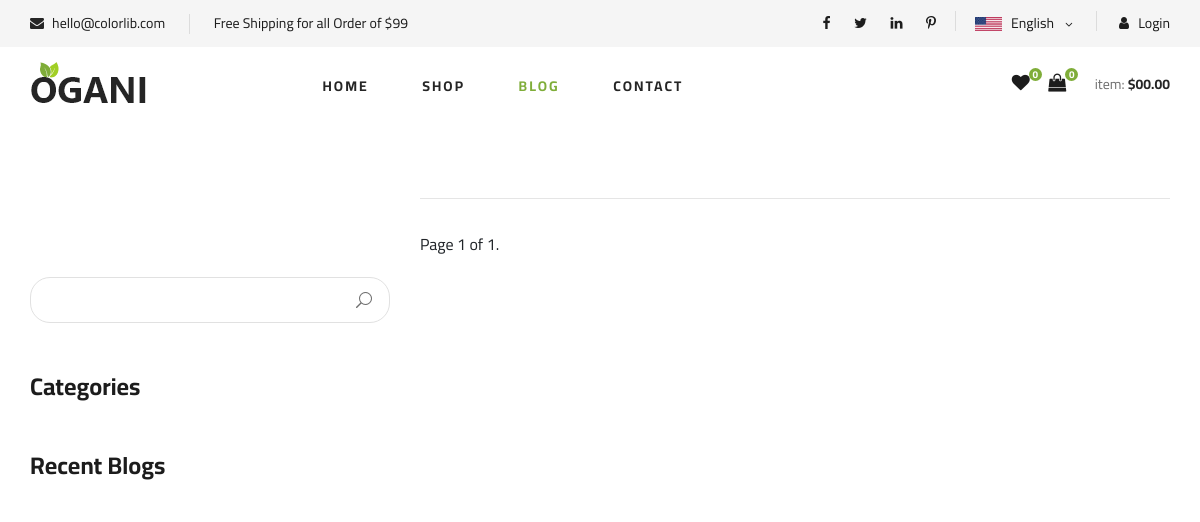
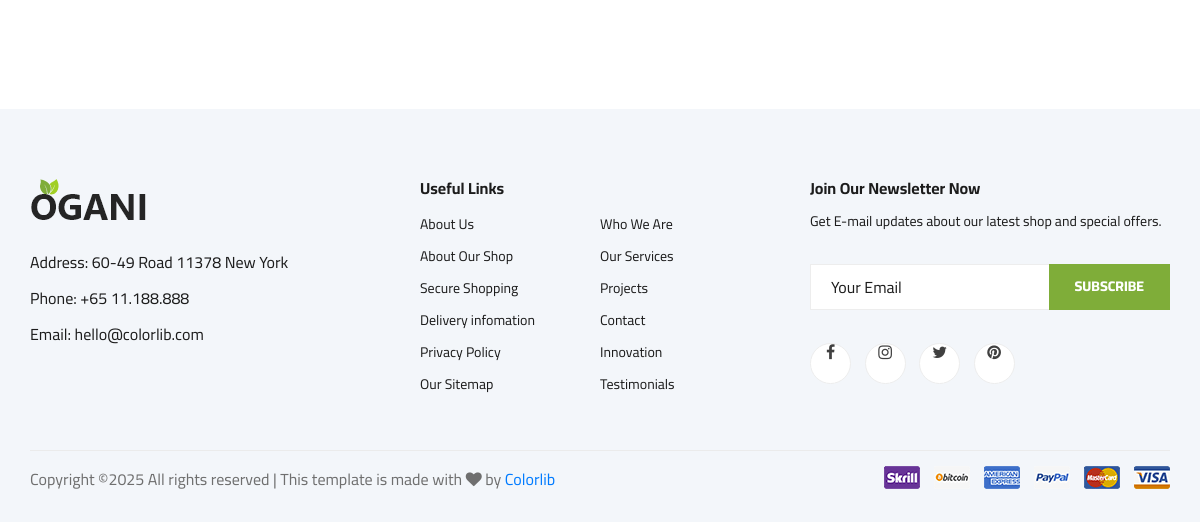
The page /blog/ on the database as committed earlier (2 pictures, top to bottom).
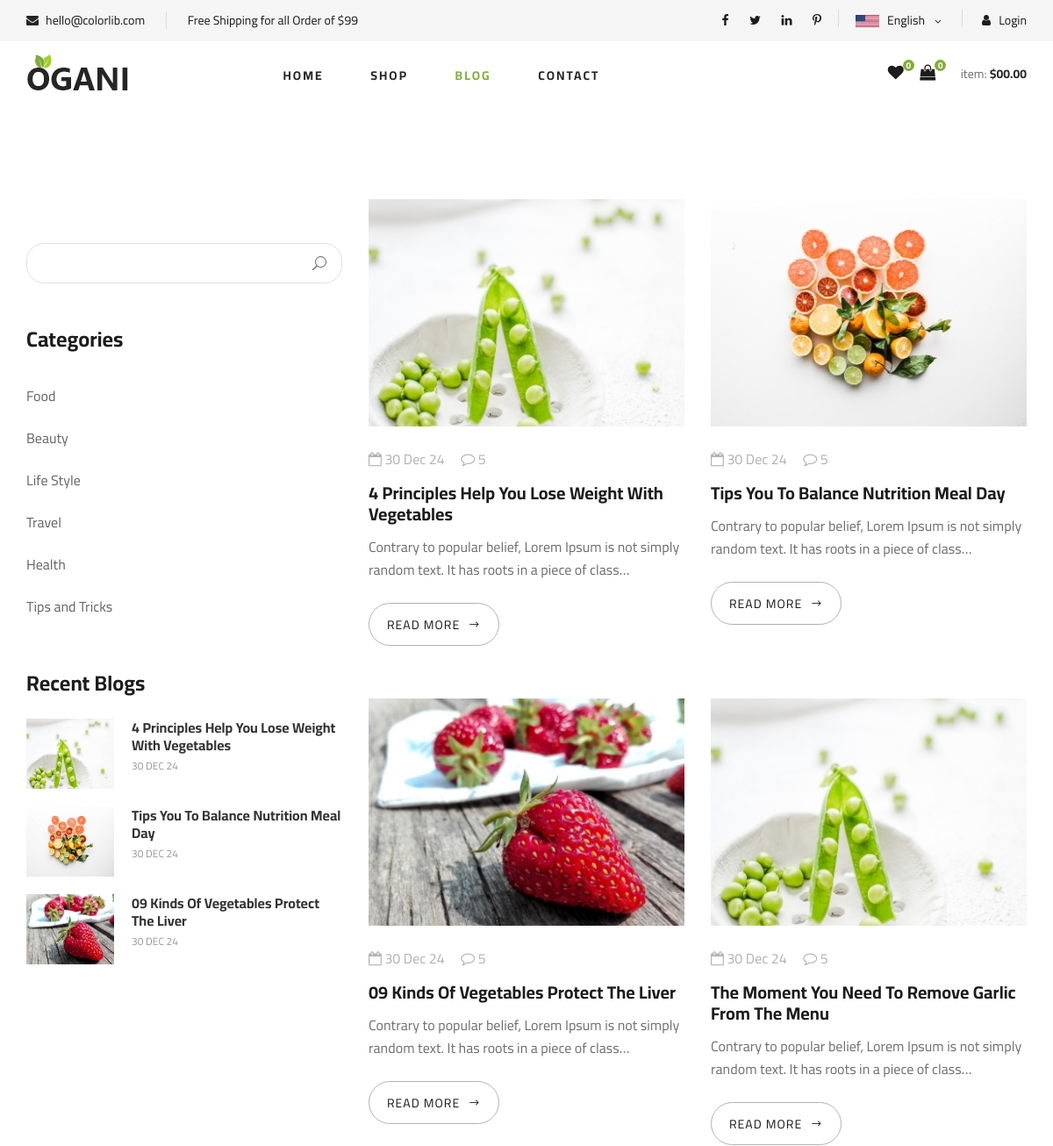
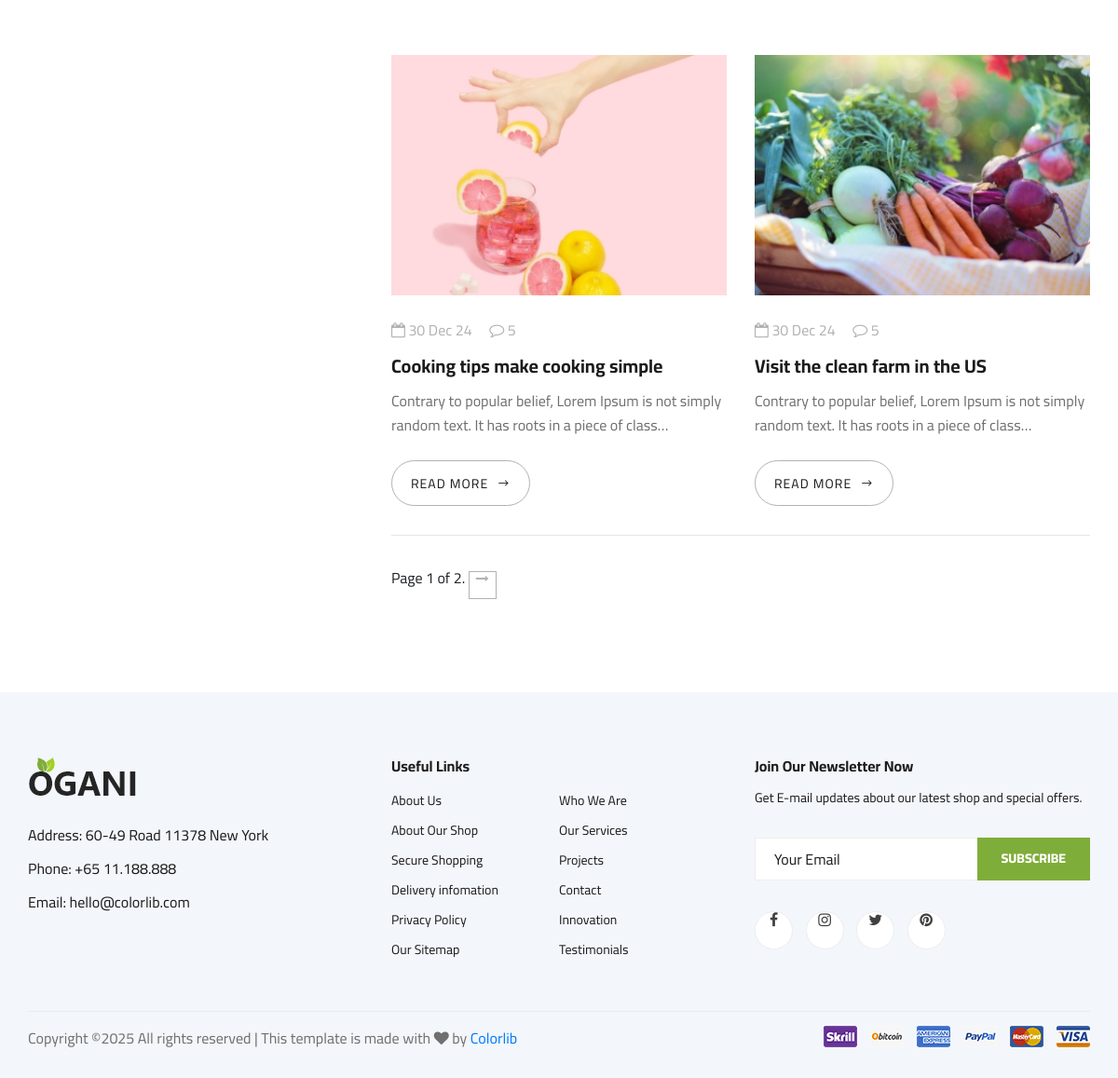
The same page on the database as committed later (2 pictures, top to bottom).
### blog/models.py (models this page shows, shortened)
class BlogCategory(models.Model):
    category = models.CharField(max_length=100)
    created_at = models.DateTimeField(auto_now_add=True)
    class Meta:
        verbose_name_plural = 'Blog Categories'

class BlogModel(models.Model):
    title = models.CharField(max_length=255)
    blog_category = models.ForeignKey(BlogCategory, on_delete=models.CASCADE)
    author = models.ForeignKey(UserAccount, on_delete=models.PROTECT)
    blog_img = models.ImageField(upload_to='blog/images', blank=True, null=True)
    blog_thumb = models.ImageField(upload_to='blog/thumbnails', blank=True, null=True)
    blog_body = models.TextField()
    created_at = models.DateTimeField(auto_now_add=True)
    edited_at = models.DateTimeField(auto_now_add=True)

### blog/views.py (the view)
# urls.py: path('', views.blog_page, name='blog_page'),
def blog_page(request):
    html_template_name = 'blog/blog.html'
    all_blogs = BlogModel.objects.all().order_by('-created_at')
    paginator = Paginator(all_blogs, 6)
    page_number = request.GET.get('page')
    page_obj = paginator.get_page(page_number)
    category_list = BlogCategory.objects.all()
    blog_search_field = BlogSearchForm()
    latest_blogs = BlogModel.objects.all().order_by('-created_at')[:3]
    context = {
        'blogs': all_blogs,
        'pages': page_obj,
        'categories': category_list,
        'form': blog_search_field,
        'recent_blogs': latest_blogs,
    }
    return render(request, html_template_name, context)

### templates/blog/blog.html (shortened to what this page needs)
{% extends 'index.html' %}
{% load static %}
{% block content %}
 <section class="blog spad">
    <div class="container">
        <div class="row">
            <div class="col-lg-4 col-md-5">
                <div class="blog__sidebar">
                    <div class="blog__sidebar__search">
                        <form action="{% url 'blog:blog_search' %}" method='GET'>
                            {{ form.search_key }}
                            <button type="submit"><span class="icon_search"></span></button>
                        </form>
                    </div>
                    <div class="blog__sidebar__item">
                        <h4>Categories</h4>
                        <ul>
                            {% for category in categories %}
                            <li><a href="{% url 'blog:blog_by_category' category.id %}">{{ category.category}}</a></li>
                            {% endfor %}
                        </ul>
                    </div>
                    <div class="blog__sidebar__item">
                        <h4>Recent Blogs</h4>
                        <div class="blog__sidebar__recent">
                            {% for blog in recent_blogs %}
                            <a href="{% url 'blog:blog_details' blog.id %}" class="blog__sidebar__recent__item">
                                <div class="blog__sidebar__recent__item__pic">
                                    <img src="{{ blog.blog_thumb.url }}" style="width: 100px; height: 80px;" alt="">
                                </div>
                                <div class="blog__sidebar__recent__item__text">
                                    <h6>{{ blog.title }}</h6>
                                    <span>{{ blog.edited_at | date:'d M y'}}</span>
                                </div>
                            </a>
                            {% endfor %}
                        </div>
                    </div>
                </div>
            </div>
            <div class="col-lg-8 col-md-7">
                <div class="row">
                    {% for blog in pages %}
                    <div class="col-lg-6 col-md-6 col-sm-6">
                        <div class="blog__item">
                            <div class="blog__item__pic">
                                <img src="{{ blog.blog_thumb.url }}" alt="">
                            </div>
                            <div class="blog__item__text">
                                <ul>
                                    <li><i class="fa fa-calendar-o"></i> {{ blog.edited_at | date:'d M y'}} </li>
                                    <li><i class="fa fa-comment-o"></i> 5</li>
                                </ul>
                                <h5><a href="{% url 'blog:blog_details' blog.id %}">{{ blog.title }}</a></h5>
                                <p>{{ blog.blog_body | truncatechars:100 | striptags }}</p>
                                <a href="{% url 'blog:blog_details' blog.id %}" class="blog__btn">READ MORE <span class="arrow_right"></span></a>
                            </div>
                        </div>
                    </div>
                    {% endfor %}
                    <div class="col-lg-12">
                        <div class="product__pagination blog__pagination">
                        <span class="current">
                            Page {{ pages.number }} of {{ pages.paginator.num_pages }}.
                        </span>
                        {% if pages.has_next %}
                            <a href="?page={{ pages.next_page_number }}"><i class="fa fa-long-arrow-right"></i></a>
                        {% endif %}
                        </div>
                    </div>
                </div>
            </div>
        </div>
    </div>
</section>
{% endblock %}

### templates/index.html (shortened to what this page needs)
{% load static %}
{% include 'base/header.html' %}
        {% block content %}{% endblock %}
{% include 'base/footer.html' %}

### templates/base/header.html (shortened to what this page needs)
{% load static %}
<!DOCTYPE html>
<html lang="en">
<head>
    <link rel="stylesheet" href="{% static 'css/bootstrap.min.css' %}" type="text/css">
    <link rel="stylesheet" href="{% static 'css/font-awesome.min.css' %}" type="text/css">
    <link rel="stylesheet" href="{% static 'css/elegant-icons.css' %}" type="text/css">
    <link rel="stylesheet" href="{% static 'css/nice-select.css' %}" type="text/css">
    <link rel="stylesheet" href="{% static 'css/jquery-ui.min.css' %}" type="text/css">
    <link rel="stylesheet" href="{% static 'css/owl.carousel.min.css' %}" type="text/css">
    <link rel="stylesheet" href="{% static 'css/slicknav.min.css' %}" type="text/css">
    <link rel="stylesheet" href="{% static 'css/style.css' %}" type="text/css">
</head>
<body>
    <header class="header">
        <div class="header__top">
            <div class="container">
                <div class="row">
                    <div class="col-lg-6 col-md-6">
                        <div class="header__top__left">
                            <ul>
                                <li><i class="fa fa-envelope"></i> hello@colorlib.com</li>
                                <li>Free Shipping for all Order of $99</li>
                            </ul>
                        </div>
                    </div>
                    <div class="col-lg-6 col-md-6">
                        <div class="header__top__right">
                            <div class="header__top__right__social">
                                <a href="#"><i class="fa fa-facebook"></i></a>
                                <a href="#"><i class="fa fa-twitter"></i></a>
                                <a href="#"><i class="fa fa-linkedin"></i></a>
                                <a href="#"><i class="fa fa-pinterest-p"></i></a>
                            </div>
                            <div class="header__top__right__language">
                                <img src="img/language.png" alt="">
                                <div>English</div>
                                <span class="arrow_carrot-down"></span>
                            </div>
                            <div class="header__top__right__auth">
                                {% if user.is_authenticated %}
                                    <div class="dropdown">
                                        <a href="{% url 'account:logout' %}"><i class="fa fa-user"></i> Logout</a>
                                        <div class="dropdown-content">
                                          <a href="{% url 'account:profile_page' %}">Profile</a>
                                          <a href="{% url 'account:settings_page' %}">Settings</a>
                                          <a href="{% url 'blog:blog_post' %}">Blog Posting</a>
                                        </div>
                                    </div>
                                {% else %}
                                <a href="{% url 'account:login_page' %}"><i class="fa fa-user"></i> Login</a>
                                {% endif %}
                            </div>
                        </div>
                    </div>
                </div>
            </div>
        </div>
        <div class="container">
            <div class="row">
                <div class="col-lg-3">
                    <div class="header__logo">
                        <a href="{% url 'home:home_page' %}"><img src="{% static 'img/logo.png' %}" alt=""></a>
                    </div>
                </div>
                <div class="col-lg-6">
                    <nav class="header__menu">
                        <ul>
                            <li class="{% if request.path == '/' %}active{% endif %}">
                                <a href="{% url 'home:home_page' %}">Home</a>
                            </li>
                            <li class="{% if request.path == '/product/store/' %}active{% endif %}">
                                <a href="{% url 'product:store_page' %}">Shop</a>
                            </li>
                            <li class="{% if request.path == '/blog/' %}active{% endif %}">
                                <a href="{% url 'blog:blog_page' %}">Blog</a>
                            </li>
                            <li class="{% if request.path == '/contact/contact_page/' %}active{% endif %}">
                                <a href="{% url 'contact:contact_page' %}">Contact</a>
                            </li>
                        </ul>
                    </nav>
                </div>
                <div class="col-lg-3">
                    <div class="header__cart">
                        <ul>
                            {% if user.is_authenticated %}
                            <li><a href="{% url 'cart:wishlist_page' %}"><i class="fa fa-heart"></i> <span>{{ count_wishlist }}</span></a></li>
                            <li><a href="{% url 'cart:cart_page' %}"><i class="fa fa-shopping-bag"></i> <span>{{ counter }}</span></a></li>
                            {% else %}
                            <li><a href="#"><i class="fa fa-heart"></i> <span>0</span></a></li>
                            <li><a href="#"><i class="fa fa-shopping-bag"></i> <span>0</span></a></li>
                            {% endif %}
                        </ul>
                        {% if user.is_authenticated %}
                        <div class="header__cart__price">item: <span>${{ cart_total }}</span></div>
                        {% else %}
                        <div class="header__cart__price">item: <span>$00.00</span></div>
                        {% endif %}
                    </div>
                </div>
            </div>
        </div>
    </header>

### templates/base/footer.html (shortened to what this page needs)
   {% load static %}
    <footer class="footer spad">
        <div class="container">
            <div class="row">
                <div class="col-lg-3 col-md-6 col-sm-6">
                    <div class="footer__about">
                        <div class="footer__about__logo">
                            <a href="{% url 'home:home_page' %}"><img src="{% static 'img/logo.png' %}" alt=""></a>
                        </div>
                        <ul>
                            <li>Address: 60-49 Road 11378 New York</li>
                            <li>Phone: +65 11.188.888</li>
                            <li>Email: hello@colorlib.com</li>
                        </ul>
                    </div>
                </div>
                <div class="col-lg-4 col-md-6 col-sm-6 offset-lg-1">
                    <div class="footer__widget">
                        <h6>Useful Links</h6>
                        <ul>
                            <li><a href="#">About Us</a></li>
                            <li><a href="#">About Our Shop</a></li>
                            <li><a href="#">Secure Shopping</a></li>
                            <li><a href="#">Delivery infomation</a></li>
                            <li><a href="#">Privacy Policy</a></li>
                            <li><a href="#">Our Sitemap</a></li>
                        </ul>
                        <ul>
                            <li><a href="#">Who We Are</a></li>
                            <li><a href="#">Our Services</a></li>
                            <li><a href="#">Projects</a></li>
                            <li><a href="#">Contact</a></li>
                            <li><a href="#">Innovation</a></li>
                            <li><a href="#">Testimonials</a></li>
                        </ul>
                    </div>
                </div>
                <div class="col-lg-4 col-md-12">
                    <div class="footer__widget">
                        <h6>Join Our Newsletter Now</h6>
                        <p>Get E-mail updates about our latest shop and special offers.</p>
                        <form action="{% url 'contact:newsletter_subscribe' %}" method='POST'>
                            {{ newsletter_form.email }}
                            <button type="submit" class="site-btn">Subscribe</button>
                        </form>
                        <div class="footer__widget__social">
                            <a href="#"><i class="fa fa-facebook"></i></a>
                            <a href="#"><i class="fa fa-instagram"></i></a>
                            <a href="#"><i class="fa fa-twitter"></i></a>
                            <a href="#"><i class="fa fa-pinterest"></i></a>
                        </div>
                    </div>
                </div>
            </div>
            <div class="row">
                <div class="col-lg-12">
                    <div class="footer__copyright">
                        <div class="footer__copyright__text"><p>
  Copyright &copy;<script>document.write(new Date().getFullYear());</script> All rights reserved | This template is made with <i class="fa fa-heart" aria-hidden="true"></i> by <a href="https://colorlib.com" target="_blank">Colorlib</a>
  </p></div>
                        <div class="footer__copyright__payment"><img src="{% static 'img/payment-item.png' %}" alt=""></div>
                    </div>
                </div>
            </div>
        </div>
    </footer>
</body>
</html>

Rows that differ between the two databases and show on the page:
added BlogCategory: category "Food"
added BlogCategory: category "Beauty"
added BlogCategory: category "Life Style"
added BlogCategory: category "Travel"
added BlogCategory: category "Health"
added BlogCategory: category "Tips and Tricks"
added BlogModel: blog_thumb (picture), title "4 Principles Help You Lose Weight With Vegetables", edited_at "30 DEC 24", edited_at "30 Dec 24", blog_body "Contrary to popular belief, Lorem Ipsum is not simply random text. It has roots in a piece of class…"
added BlogModel: blog_thumb (picture), title "Tips You To Balance Nutrition Meal Day", edited_at "30 DEC 24", edited_at "30 Dec 24", blog_body "Contrary to popular belief, Lorem Ipsum is not simply random text. It has roots in a piece of class…"
added BlogModel: blog_thumb (picture), title "09 Kinds Of Vegetables Protect The Liver", edited_at "30 DEC 24", edited_at "30 Dec 24", blog_body "Contrary to popular belief, Lorem Ipsum is not simply random text. It has roots in a piece of class…"
added BlogModel: blog_thumb (picture), edited_at "30 Dec 24", title "The Moment You Need To Remove Garlic From The Menu", blog_body "Contrary to popular belief, Lorem Ipsum is not simply random text. It has roots in a piece of class…"
added BlogModel: blog_thumb (picture), edited_at "30 Dec 24", title "Cooking tips make cooking simple", blog_body "Contrary to popular belief, Lorem Ipsum is not simply random text. It has roots in a piece of class…"
added BlogModel: blog_thumb (picture), edited_at "30 Dec 24", title "Visit the clean farm in the US", blog_body "Contrary to popular belief, Lorem Ipsum is not simply random text. It has roots in a piece of class…"
Other text that changed with them:
{{ pages.paginator.num_pages }}: "1" → "2"
